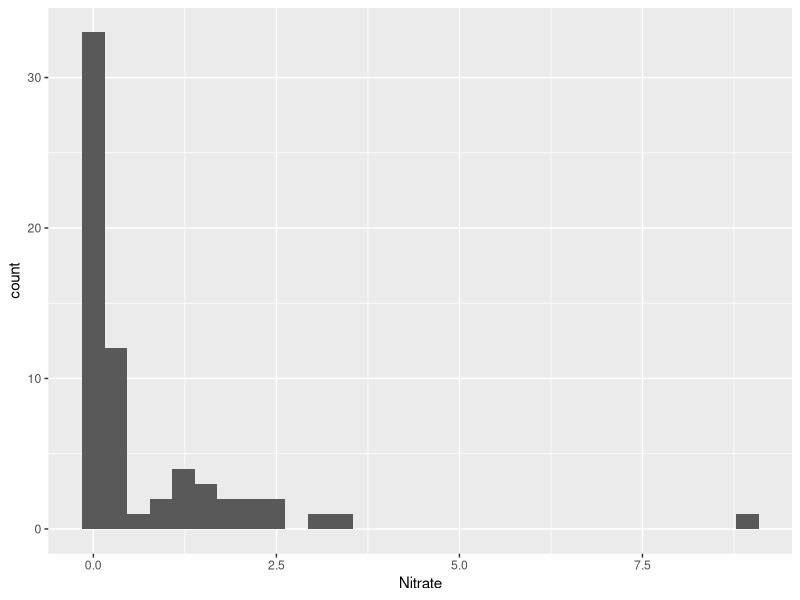
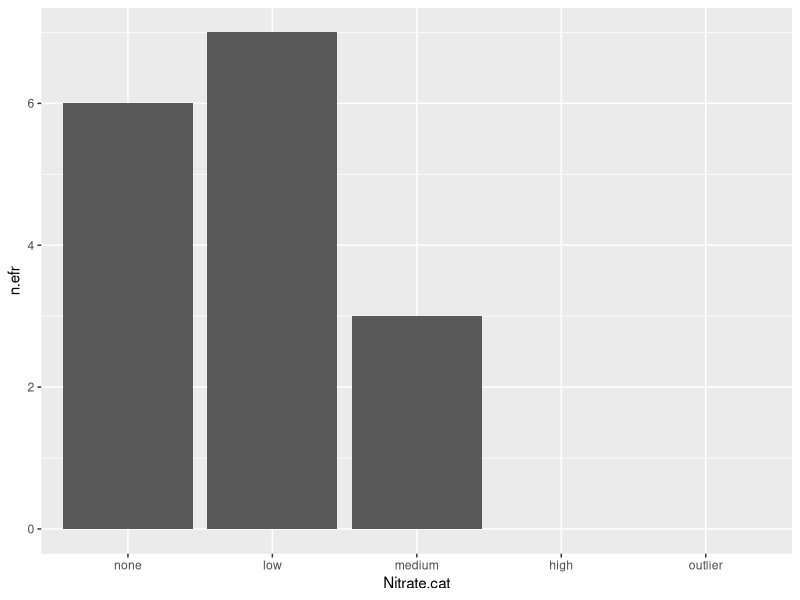
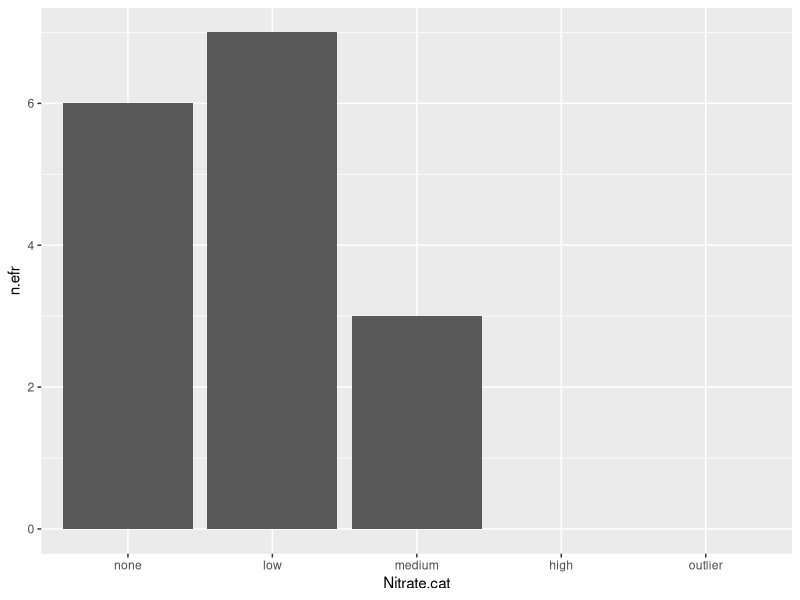

Recreate these plots in R, in order.
#This is a script to look at Nitrate levels and sponge species
#Kenzie Cooke 6/21/2021
#loading packages
if(!require(tidyverse))install.packages("tidyverse"); library(tidyverse)
#import data
sp1<-read.csv("01_odata/Miller_sponge data.csv")
glimpse(sp1)
#create histogram to look at distribution of Nitrate in dataset. 
p1<-ggplot(data=sp1)
p1+
  geom_histogram(aes(Nitrate)) 
min(sp1$Nitrate, na.rm = T)
max(sp1$Nitrate, na.rm = T)
summary(sp1$Nitrate)
mean(sp1$Nitrate, na.rm = T)
#attempting to make new categories
sp2<-sp1 %>%
  filter(!is.na(Nitrate))%>%
  mutate(Turb=as.numeric(Nitrate),
         Nitrate.cat = case_when(
           Nitrate > 8 ~"outlier",
           Nitrate < 3.5 & Nitrate > 2 ~ "high",
           Nitrate < 2 & Nitrate > 1 ~"medium",
           Nitrate < 1 & Nitrate > 0 ~"low",
           Nitrate == 0 ~"none"),
         efr2=case_when(Efr==0~0,
                        is.na(Efr)~0,
                        Efr!=0~1),# first I'm creating a new variable that is 0 if the sponge wasn't found at a site and 1 if it was
         tl2=case_when(Tl==0~0,
                       is.na(Tl)~0,
                       Tl!=0~1),
         th2=case_when(Th==0~0,
                        is.na(Th)~0,
                        Th!=0~1))%>%
  ungroup()%>%
  group_by(Nitrate.cat)%>%
  summarize(n.sites=n(),
            n.efr=sum(efr2,na.rm = T),# this gives me the total number of sites where Efr was found in each category of pH (because I grouped by my pH categorical variable)
            n.tl=sum(tl2,na.rm = T),
            n.th=sum(th2,na.rm = T))
print(sp2)
ggplot(data=sp2,aes(x=Nitrate.cat,y=n.efr)) +        
  geom_bar(stat="identity")+
  scale_x_discrete(limits = c("none","low",
                              "medium","high","outlier"))

sp2$Nitrate.cat<-factor(sp2$Nitrate.cat,levels =c("none", "low", "medium", "high",
                                                  "outlier"))
ggplot(data=sp2,aes(x=Nitrate.cat,y=n.efr)) +        
  geom_bar(stat="identity")

#end

